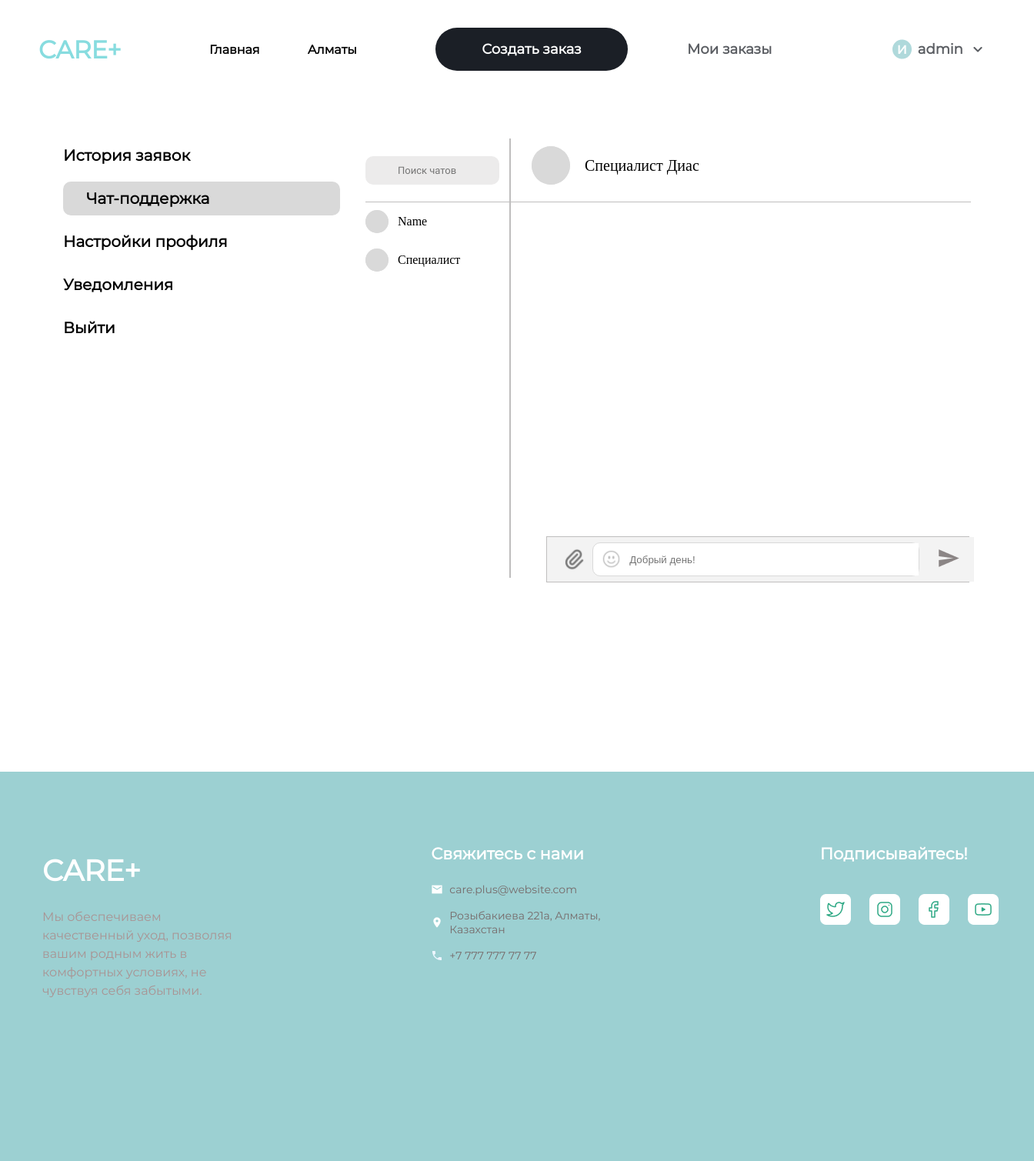
The app's page /chat/2/ (signed in) with its own data.
### care_app/models.py (models this page shows, shortened)
class CustomUser(AbstractBaseUser, PermissionsMixin):
    SEX_CHOICES = [
        ('Male', 'Male'),
        ('Female', 'Female'),
    ]
    TYPE_CHOICES = [
        ('Specialist', 'Specialist'),
        ('Client', 'Client'),
    ]
    phone = models.CharField(max_length=15, unique=True)
    email = models.EmailField(unique=True)
    name = models.CharField(max_length=50)
    surname = models.CharField(max_length=50)
    birthday = models.DateField()
    sex = models.CharField(max_length=6, choices=SEX_CHOICES)
    user_type = models.CharField(max_length=10, choices=TYPE_CHOICES, default='Client')
    is_active = models.BooleanField(default=True)
    is_staff = models.BooleanField(default=False)
    profile_picture = models.FileField(upload_to='profile_pictures/', null=True, blank=True, validators=[FileExtensionValidator(allowed_extensions=['jpeg','jpg','png'])])
    document = models.FileField(upload_to='documents/', null=True, blank=True, validators=[FileExtensionValidator(allowed_extensions=['jpeg','jpg','png', 'pdf'])])
    objects = CustomUserManager()
    USERNAME_FIELD = 'phone'
    REQUIRED_FIELDS = ['email', 'name', 'surname', 'birthday', 'sex']

class Chat(models.Model):
    user1 = models.ForeignKey(settings.AUTH_USER_MODEL, on_delete=models.CASCADE, related_name='chats_as_user1', null=True, blank=True)
    user2 = models.ForeignKey(settings.AUTH_USER_MODEL, on_delete=models.CASCADE, related_name='chats_as_user2', null=True, blank=True)
    class Meta:
        unique_together = ('user1', 'user2')

### care_app/views.py (the view)
# urls.py: path('chat/<int:chat_id>/', views.chat, name='chat'),
def chat(request, chat_id):
    if not request.user.is_authenticated:
        return redirect('login')
    chat = Chat.objects.filter(id=chat_id).first()
    if not chat or (chat.user1 != request.user and chat.user2 != request.user):
        return HttpResponse("Invalid chat<br><a href='/'>Home</a>", status=400)
    chats = Chat.objects.filter(Q(user1=request.user) | Q(user2=request.user))
    chat_list = []
    for chati in chats:
        other_user = chati.user2 if chati.user1 == request.user else chati.user1
        last_message = Message.objects.filter(chat_id=chati).order_by('created_at').last()
        chat_list.append({
            'chat': chati,
            'other_user': other_user,
            'last_message': last_message,
        })
    messages = Message.objects.filter(chat_id=chat)
    companion = chat.user1 if request.user == chat.user2 else chat.user2
    requests = OrderTaken.objects.filter(client=request.user, specialist=companion, status='В ожидании')
    print(requests)
    context = {
        'chats': chat_list,
        'current': chat,
        'messages': messages,
        'companion': companion,
        'requests': requests,
        'notifications_count': notifications_count(request)
    }
    return render(request, 'chat.html', context)

### care_app/views.py (called while the page is built)
def notifications_count(request):
    if not request.user.is_authenticated:
        return 0
    notifications = Notification.objects.filter(user=request.user, read=False)
    return notifications.count()

### care_app/templates/chat.html (shortened to what this page needs)
{% load static %}
<!DOCTYPE html>
<html lang="en">
    <head>
        <link rel="stylesheet" href="{% static 'care_app/header.css' %}">
        <link rel="stylesheet" href="{% static 'care_app/chat.css' %}">
    </head>
<body>
    {% include 'header.html' %}
    <div class='content'>
        <div class='links'>
            <a href='/my_orders'>История заявок</a>
            <a href='/chats' class='checked' disabled>Чат-поддержка</a>
            <a href='/profile'>Настройки профиля</a>
            <a href='/notifications'>Уведомления {% if notifications_count %}<span id='not_count'>{{notifications_count}}</span>{%endif%} </a>
            <a href='/logout'>Выйти</a>
        </div>
        <div class='block'>
            <div class='vertical-line'></div>
            <div class='top'>
                <div class='search-container'><input type='text' class='search' placeholder='Поиск чатов'></div>
                <a href='/profile_view/{{companion.id}}' style='color:inherit;text-decoration:none;'><div class='chat-info'>
                    <img src="{%if companion.profile_picture%}{{companion.profile_picture.url}}{%endif%}" onerror="this.src='{% static 'images/fallback.png' %}'">
                    <p>{{companion.name}} {{companion.surname}}</p>
                </div></a>
            </div>
            <div style='display:flex;'>
            <div class='left'>
                {% for chat in chats %}
                    <a style='text-decoration:none; color:inherit;' href='/chat/{{chat.chat.id}}'><div class='chat'>
                        <img src="{%if chat.other_user.profile_picture%}{{ chat.other_user.profile_picture.url }}{%endif%}" alt="{{ other_user.username }}" onerror="this.src='{% static 'images/fallback.png' %}'">
                        <div style='display:flex;'>
                            <p>{{ chat.other_user.name }}</p>
                        </div>
                    </div></a>
                {% endfor %}
            </div>
            <div class='right'>
                <div class='messages' id='messages'>
                </div>
                <form id='form' method='post' enctype="multipart/form-data">
                <div class='input'>
                    <img src="{% static 'images/add-file.png' %}" class='add' onclick='add();'>
                    <div class='inputline'>
                        <img src="{%static 'images/smile.png'%}">
                        <input type='text' placeholder='Добрый день!' id='text' name='text'>
                    </div>
                    <button type='submit' style='background-color: inherit; border:none;'>
                        <img src="{% static 'images/send.png' %}" class='send'></button>
                </div></form>
            </div></div>
        </div>
    </div>
    {% include 'footer.html' %}
</body>
</html>

### care_app/templates/header.html (shortened to what this page needs)
{% load static %}
<header class='header'>
    <div class='header-content'>
        <a href='/' style='text-decoration:none;color:inherit;'>
            <div class='header-logo'>CARE+</div><a>
        <a href='/' style='text-decoration:none;color:black;'>
            <p class='header-text'>Главная</p></a>
        <p class='header-text'>Алматы</p>
        {% if user.is_authenticated %}
            {% if request.user.user_type == 'Client' %}
                <a href='/create_order' style='text-decoration:none;color:black;'>
                    <div class='header-client'>Создать заказ</div></a>
                <a href="/my_orders" style='text-decoration:none;color:black;'>
                    <div class='header-spec'>Мои заказы</div></a>
            {% else %}
                <a href='/' style='text-decoration:none;color:black;'>
                    <div class='header-client'>Специалист</div></a>
                <a href="/all_orders" style='text-decoration:none;color:black;'>
                    <div class='header-spec'>Заказы</div></a>
            {% endif %}
            <a id='dropdown-trigger' href='/profile' style='text-decoration:none; color: inherit;'>
                <div class='header-guest'>
                    <img id='user-circle' src="{% static 'images/user-header.png' %}">
                    <span id='header-user-name'>{{user.name}}</span>
                    <img id='dropdown' src="{% static 'images/header-dropdown.png' %}"></div></a>
        {% endif %}
    </div>
</header>

### static/care_app/header.css (style rules this page uses)
.header { font-family: Monsterrat; height: 128px; width: 95%; border-bottom: 1px solid rgba(191, 190, 190, 1); display: flex; align-items: center; padding-right: 5%; }
.header-content { display: flex; flex-direction: row; align-items: center; justify-content: space-between; width: 100%; }
.header-logo { color: rgba(135, 220, 223, 1); font-weight: 600; font-size: 38px; margin-left: 98px; margin-right: 59.33px; cursor: pointer; }
.header-text { font-weight: 600; font-size: 16px; margin-right: 25px; cursor: pointer; }
.header-client { background-color: rgba(27, 31, 38, 1); color: white; font-weight: 600; font-size: 21px; height: 56px; width: 294px; display: flex; justify-content: center; align-items: center; margin-left: 66.33px; margin-right: 72px; border-radius: 100px; cursor: pointer; }
.header-spec { color: rgba(27, 31, 38, 0.72); font-weight: 600; font-size: 21px; text-align: center; cursor: pointer; }
.header-guest { display: flex; align-items: center; font-size: 16px; font-weight: 600; color: rgba(27, 31, 38, 0.72); margin-left: 99.33px; gap: 8px; cursor: pointer; }
#dropdown { padding-left: 5px; }
@media screen and (max-width: 1440px) { .header-logo { font-size: 32px; margin-left: 50px; margin-right: 40px; } }
@media screen and (max-width: 1440px) { .header-client { font-size: 18px; width: 250px; margin-left: 40px; margin-right: 40px; } }
@media screen and (max-width: 1440px) { .header-spec, .header-guest { font-size: 18px; } }

### static/care_app/chat.css (style rules this page uses)
body { margin: 0; font-family: Monsterrat; }
.content { margin-top: 52px; display: flex; justify-content: center; gap: 29px; }
.links { font-weight: 600; display: flex; flex-direction: column; gap: 12px; width: 360px; }
.links a { text-decoration: none; color: black; align-items: center; height: 44px; display: flex; font-size: 20px; }
.checked { border-radius: 10px; padding-left: 30px; width: 330px; background-color: rgba(217, 217, 217, 1); }
.block { height: 623px; width: 937px; font-family: PTSans; position: relative; border-radius: 10px; }
.block p { margin: 0; }
.vertical-line { width: 2px; height: 571px; position: absolute; left: 248px; background-color: rgba(191, 190, 190, 1); }
.top { display: flex; margin: 10px 0 0 13px; padding-bottom: 9px; border-bottom: rgba(191, 190, 190, 1) 1px solid; height: 63px; }
.search-container { display: flex; justify-content: center; align-items: center; }
.search { padding-left: 42px; width: 180px; height: 35px; border-radius: 10px; border: none; background-color: rgba(236, 235, 235, 1); font-size: 13px; font-family: Roboto; }
.chat-info { margin-left: 42px; display: flex; gap: 19px; align-items: center; font-size: 20px; }
.chat-info img { background-color: rgba(217, 217, 217, 1); height: 50px; width: 50px; border-radius: 50%; }
.left { width: 248px; height: 495px; overflow-y: scroll; overflow-x: hidden; }
.chat { height: 50px; width: 235px; display: flex; padding-left: 13px; gap:12px; align-items: center; }
.chat img { height: 30px; width: 30px; background-color: rgba(217, 217, 217, 1); border-radius: 50%; }
.right { width: 688px; }
.messages { width: 688px; height: 434px; overflow-y: scroll; }
.input { background-color: rgba(243, 243, 243, 1); border: 1px solid rgba(191, 190, 190, 1); display: flex; gap: 6px; align-items: center; }
.inputline { padding-left: 3px; width: 560px; height: 42px; display: flex; align-items: center; border: 1px solid rgba(217, 217, 217, 1); border-radius: 10px; background-color: white; }
.input img { cursor: pointer; }
.inputline img { height: 44px; width: 42px; cursor: default; }
.input input { border: none; outline: none; width: 500px; height: 40px; }
.add { margin-left: 18px; height: 42px; width: 36px; }
.send { height: 53px; width: 53px; }
@media screen and (max-width: 1440px) { .content { gap: 20px; } }
@media screen and (max-width: 1440px) { .block { width: 800px; } }
@media screen and (max-width: 1440px) { .right { width: 550px; } }
@media screen and (max-width: 1440px) { .vertical-line { left: 200px; } }
@media screen and (max-width: 1440px) { .search { width: 130px; } }
@media screen and (max-width: 1440px) { .inputline { width: 420px; } }

### records on screen
CustomUser: name "admin"
CustomUser: name "Специалист", surname "Диас"
Chat: other_user.name "Name"
Chat: other_user.name "Специалист"
